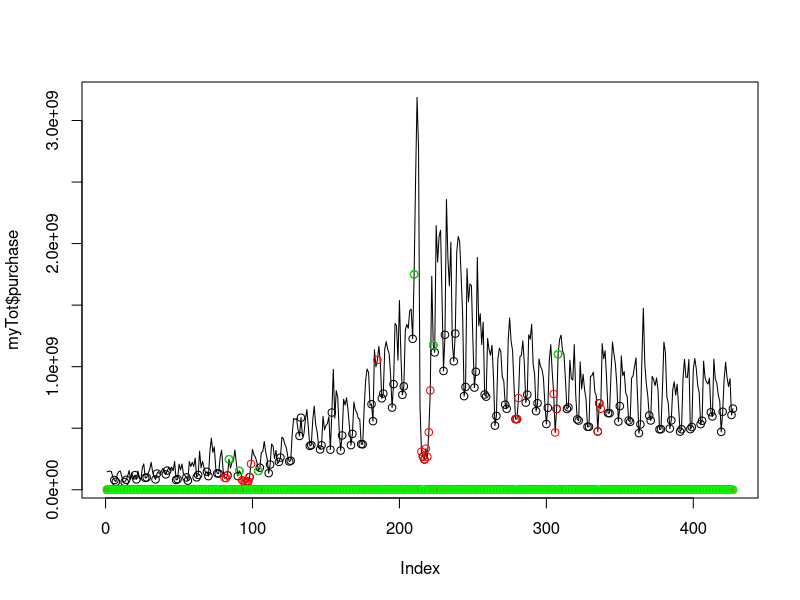
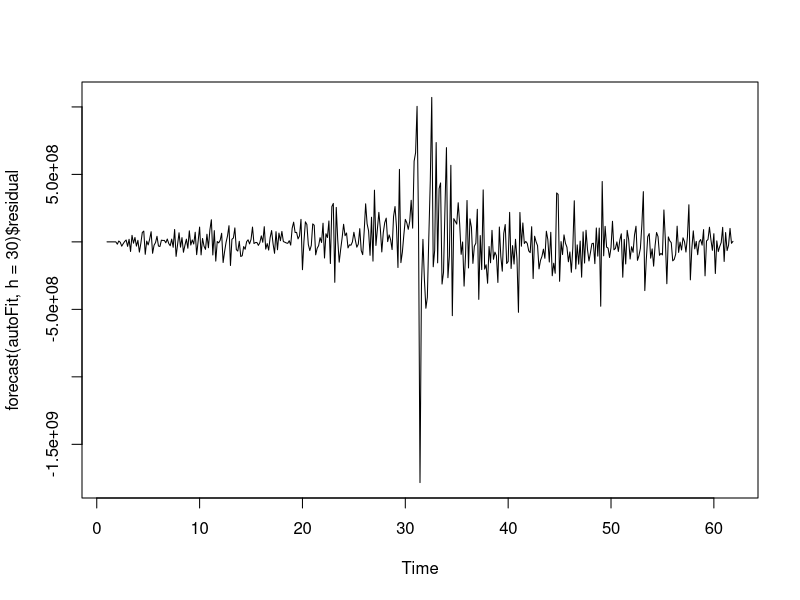

Generate these figures, in order, with R: (Note: this script raises an error after producing the figures.)
library("forecast")
myTot=read.csv("myTot.csv",header=FALSE)
myTot=myTot[,-4]
names(myTot)=c("report_date","purchase","redeem")
myTot$purchase=as.numeric(myTot$purchase)
myTot$redeem=as.numeric(myTot$redeem)
myTot$report_date=as.integer(myTot$report_date)
myTot$report_date=as.Date(as.character(myTot$report_date),format="%Y%m%d")

#############假期特征
jiaqitemp=c("2013-09-19","2013-09-20","2013-09-21","2013-10-01","2013-10-02","2013-10-03","2013-10-04","2013-10-05",
            "2013-10-06","2013-10-07","2014-01-01","2014-01-31","2014-02-01","2014-02-02","2014-02-03","2014-02-04",
            "2014-02-05","2014-02-06","2014-04-05","2014-04-06","2014-04-07","2014-05-01","2014-05-02","2014-05-03",
            "2014-05-31","2014-06-01","2014-06-02","2014-09-06","2014-09-07","2014-09-08")
jiaqitemp=as.Date(jiaqitemp)

jiaqi=myTot$report_date %in% jiaqitemp+0
temp=as.Date("20140901",format="%Y%m%d")
sep=temp+0:29
yuceJiaqi=sep %in% jiaqitemp+0

buxiutemp=c("2013-09-22","2013-09-29","2013-10-12","2014-01-26","2014-02-08","2014-05-04","2014-09-28")
buxiutemp=as.Date(buxiutemp)
buxiu=myTot$report_date %in% buxiutemp+0
#周末
xingqi=strftime(myTot$report_date,format="%w")
zhoumo=as.numeric(xingqi%in%c("0","6"))
#########################

plot(myTot$purchase,type="l")
points((myTot$purchase*zhoumo),type="p")
#points((myTot$total_redeem_amt*((myTot$report_date=="2013-11-11")*1)),type="p",col="red")
points((myTot$purchase*jiaqi),type="p",col="red")
points((myTot$purchase*buxiu),type="p",col="green")

sx=ts(myTot$purchase,frequency=7,start=c(1,1))
autoFit=auto.arima(sx,d=0,D=1,trace=TRUE)
#ARIMA(1,0,0)(0,1,2)
plot(forecast(autoFit,h=30)$residual)
points((forecast(autoFit,h=30)$residual*jiaqi*(1-temp)),type="p")
points(forecast(autoFit,h=30)$residual*jiaqi*temp,type="p",col="blue")

points(forecast(autoFit,h=30)$residual*buxiu,type="p",col="red")
